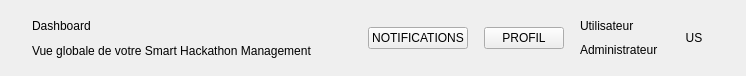
             <widget class="QFrame" name="frameTopbar">
              <property name="minimumSize">
               <size>
                <width>0</width>
                <height>76</height>
               </size>
              </property>
              <property name="maximumSize">
               <size>
                <width>16777215</width>
                <height>76</height>
               </size>
              </property>
              <layout class="QHBoxLayout" name="topbarLayout">
               <property name="spacing">
                <number>16</number>
               </property>
               <property name="leftMargin">
                <number>32</number>
               </property>
               <property name="topMargin">
                <number>14</number>
               </property>
               <property name="rightMargin">
                <number>32</number>
               </property>
               <property name="bottomMargin">
                <number>14</number>
               </property>
               <item>
                <layout class="QVBoxLayout" name="topbarTitleLayout">
                 <property name="spacing">
                  <number>2</number>
                 </property>
                 <item>
                  <widget class="QLabel" name="labelTopbarTitle">
                   <property name="text">
                    <string>Dashboard</string>
                   </property>
                  </widget>
                 </item>
                 <item>
                  <widget class="QLabel" name="labelTopbarSub">
                   <property name="text">
                    <string>Vue globale de votre Smart Hackathon Management</string>
                   </property>
                  </widget>
                 </item>
                </layout>
               </item>
               <item>
                <spacer name="topbarSpacer">
                 <property name="orientation">
                  <enum>Qt::Orientation::Horizontal</enum>
                 </property>
                 <property name="sizeHint" stdset="0">
                  <size>
                   <width>40</width>
                   <height>20</height>
                  </size>
                 </property>
                </spacer>
               </item>
               <item>
                <widget class="QPushButton" name="navNotifDashboard">
                 <property name="cursor">
                  <cursorShape>PointingHandCursor</cursorShape>
                 </property>
                 <property name="text">
                  <string>NOTIFICATIONS</string>
                 </property>
                </widget>
               </item>
               <item>
                <widget class="QPushButton" name="navProfileDashboard">
                 <property name="cursor">
                  <cursorShape>PointingHandCursor</cursorShape>
                 </property>
                 <property name="text">
                  <string>PROFIL</string>
                 </property>
                </widget>
               </item>
               <item>
                <layout class="QVBoxLayout" name="topbarUserLayout">
                 <property name="spacing">
                  <number>0</number>
                 </property>
                 <item>
                  <widget class="QLabel" name="labelTopbarUserName">
                   <property name="text">
                    <string>Utilisateur</string>
                   </property>
                  </widget>
                 </item>
                 <item>
                  <widget class="QLabel" name="labelTopbarUserRole">
                   <property name="text">
                    <string>Administrateur</string>
                   </property>
                  </widget>
                 </item>
                </layout>
               </item>
               <item>
                <widget class="QLabel" name="labelTopbarAvatar">
                 <property name="minimumSize">
                  <size>
                   <width>40</width>
                   <height>40</height>
                  </size>
                 </property>
                 <property name="maximumSize">
                  <size>
                   <width>40</width>
                   <height>40</height>
                  </size>
                 </property>
                 <property name="text">
                  <string>US</string>
                 </property>
                 <property name="alignment">
                  <set>Qt::AlignmentFlag::AlignCenter</set>
                 </property>
                </widget>
               </item>
              </layout>
             </widget>
